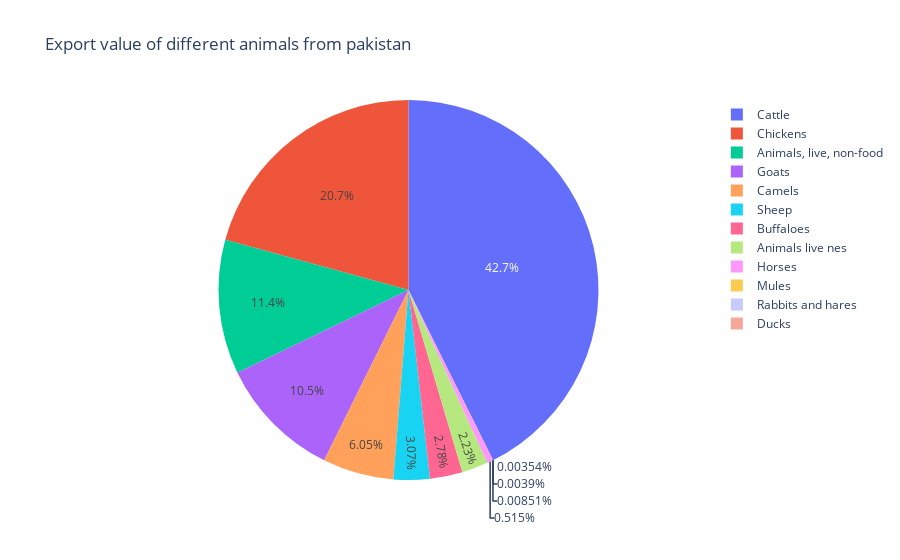

Notebook code cell kept with this figure:
### Markdown cell above
# Export value of different animals from pakistan

### Code cell
import plotly.express as px
df5= pd.read_csv("AE.csv") #.query("Year == 2007")
fig = px.pie(df5, values='Value', names='Item', title='Export value of different animals from pakistan')
fig.show()

### Figure 1 — Plotly figure (JSON) as saved in the notebook; plotly's stock layout.template omitted (floating-point values rounded to 4 significant figures; data arrays with more than 128 entries replaced by an {"elided": "..."} marker saying what was removed)
{"data": [{"domain": {"x": [0, 1], "y": [0, 1]}, "hovertemplate": "Item=%{label}<br>Value=%{value}<extra></extra>", "labels": {"elided": "676 str values"}, "legendgroup": "", "name": "", "showlegend": true, "type": "pie", "values": {"elided": "676 int values"}}], "layout": {"legend": {"tracegroupgap": 0}, "title": {"text": "Export value of different animals from pakistan"}}}
